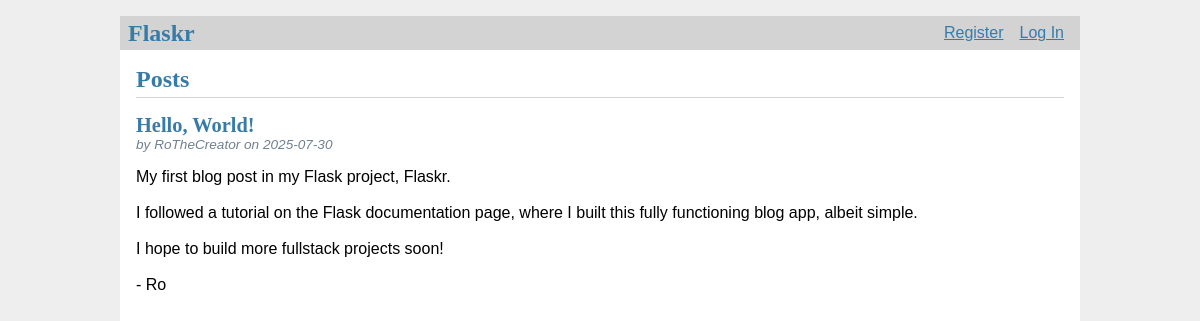
The page / on the database its author committed.
### tables this page shows
CREATE TABLE post (
    id INTEGER PRIMARY KEY AUTOINCREMENT,
    author_id INTEGER NOT NULL,
    created TIMESTAMP NOT NULL DEFAULT CURRENT_TIMESTAMP,
    title TEXT NOT NULL,
    body TEXT NOT NULL,
    FOREIGN KEY (author_id) REFERENCES user (id)
);

CREATE TABLE user (
    id INTEGER PRIMARY KEY AUTOINCREMENT,
    username TEXT UNIQURE NOT NULL,
    password TEXT NOT NULL
);

### flaskr/blog.py (the view)
@bp.route('/')
def index():
    db = get_db()
    posts = db.execute(
        'SELECT p.id, title, body, created, author_id, username'
        ' FROM post p JOIN user u ON p.author_id = u.id'
        ' ORDER BY created DESC'
    ).fetchall()
    return render_template('blog/index.html', posts=posts)

### flaskr/auth.py (called while the page is built)
@bp.before_app_request
def load_logged_in_user():
    user_id = session.get('user_id')
    if user_id is None:
        g.user = None
    else:
        g.user = get_db().execute(
            'SELECT * FROM user WHERE id = ?', (user_id,)
        ).fetchone()

### flaskr/db.py (called while the page is built)
def get_db():
    if 'db' not in g:
        g.db = sqlite3.connect(
            current_app.config['DATABASE'],
            detect_types=sqlite3.PARSE_DECLTYPES
        )
        g.db.row_factory = sqlite3.Row
    return g.db

### flaskr/templates/blog/index.html (shortened to what this page needs)
{% extends 'base.html' %}
{% block header %}
  <h1>{% block title %}Posts{% endblock %}</h1>
{% endblock %}
{% block content %}
  {% for post in posts %}
    <article class="post">
      <header>
        <div>
          <h1>{{ post['title'] }}</h1>
          <div class="about">by {{ post['username'] }} on {{ post['created'].strftime('%Y-%m-%d') }}</div>
        </div>
      </header>
      <p class="body">{{ post['body'] }}</p>
    </article>
  {% endfor %}
{% endblock %}

### flaskr/templates/base.html (shortened to what this page needs)
<!doctype html>
<link rel="stylesheet" href="{{ url_for('static', filename='style.css') }}">
<nav>
  <h1>Flaskr</h1>
  <ul>
    {% if g.user %}
      <li><span>{{ g.user['username'] }}</span>
      <li><a href="{{ url_for('auth.logout') }}">Log Out</a>
    {% else %}
      <li><a href="{{ url_for('auth.register') }}">Register</a>
      <li><a href="{{ url_for('auth.login') }}">Log In</a>
    {% endif %}
  </ul>
</nav>
<section class="content">
  <header>
    {% block header %}{% endblock %}
  </header>
  {% block content %}{% endblock %}
</section>

### flaskr/static/style.css (style rules this page uses)
h1, h2, h3, h4, h5, h6 { font-family: serif; color: #377ba8; margin: 1rem 0; }
a { color: #377ba8; }
nav { background: lightgray; display: flex; align-items: center; padding: 0 0.5rem; }
nav h1 { flex: auto; margin: 0; }
nav ul { display: flex; list-style: none; margin: 0; padding: 0; }
nav ul li a, nav ul li span, header .action { display: block; padding: 0.5rem; }
.content { padding: 0 1rem 1rem; }
.content > header { border-bottom: 1px solid lightgray; display: flex; align-items: flex-end; }
.content > header h1 { flex: auto; margin: 1rem 0 0.25rem 0; }
.post > header { display: flex; align-items: flex-end; font-size: 0.85em; }
.post > header > div:first-of-type { flex: auto; }
.post > header h1 { font-size: 1.5em; margin-bottom: 0; }
.post .about { color: slategray; font-style: italic; }
.post .body { white-space: pre-line; }
.content:last-child { margin-bottom: 0; }

### rows shown on the page
post: title "Hello, World!", username "RoTheCreator", created "2025-07-30", body "My first blog post in my Flask project, Flaskr. I followed a tutorial on the Flask documentation page, where I built this fully functioning blog app, albeit simple. I hope to build more fullstack projects soon! - Ro"
